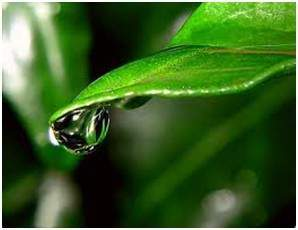
#> input picture Assignments/Task-3/22671A7385/rgb.jpg, 298 x 230 px
$ python -i app.py   (imports and definitions only)   (older library calls are emulated)
#> lines starting #> are read from the running program, lines starting #| are printed output that depends on the picture
#> further down, picture is the input picture: shape (230, 298, 3); mean B, G, R 36.1, 94.9, 57.3
"""
Streamlit Image Processing Playground
===================================

Single-file Streamlit app that demonstrates fundamental image processing operations
using OpenCV + NumPy. Users can upload an image, apply operations, and compare
Original vs Processed images side-by-side.

"""

import streamlit as st
from PIL import Image
import numpy as np
import cv2
import io
import math
import sys

# [1 line not run here, left out]

# ---------------------------- Utilities ----------------------------

def pil_to_np_rgb(pil_img: Image.Image) -> np.ndarray:
    """Return RGB numpy array."""
    return np.array(pil_img.convert("RGB"))


def np_rgb_to_pil(img_rgb: np.ndarray) -> Image.Image:
    return Image.fromarray(img_rgb.astype(np.uint8))


def bgr_to_rgb(img_bgr: np.ndarray) -> np.ndarray:
    return cv2.cvtColor(img_bgr, cv2.COLOR_BGR2RGB)


def rgb_to_bgr(img_rgb: np.ndarray) -> np.ndarray:
    return cv2.cvtColor(img_rgb, cv2.COLOR_RGB2BGR)


def ensure_odd(k):
    k = int(k)
    return k if k % 2 == 1 else k + 1


# [55 lines left out: functions get_image_info, encode_image_to_bytes, rgb_to_gray_manual, equalize_hist_color, rotate_image, not called in this run]


def scale_image(img_bgr: np.ndarray, fx: float, fy: float, interpolation=cv2.INTER_LINEAR) -> np.ndarray:
    return cv2.resize(img_bgr, None, fx=fx, fy=fy, interpolation=interpolation)


# [46 lines left out: functions translate_image, affine_transform, perspective_transform, bitwise_operation, apply_smoothing, not called in this run]


def edge_sobel(img_bgr: np.ndarray, ksize=3):
#> called with ksize = 3
    gray = cv2.cvtColor(img_bgr, cv2.COLOR_BGR2GRAY)
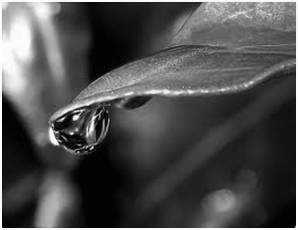
#> gray: shape (230, 298); min 0, max 255, mean 76.9
    dx = cv2.Sobel(gray, cv2.CV_64F, 1, 0, ksize=ksize)
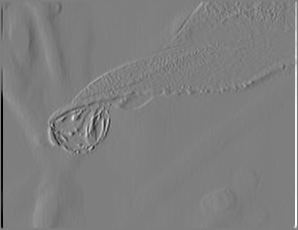
#> dx: shape (230, 298) float64; min -1003, max 1012, mean 0; drawn with min black and max white
    dy = cv2.Sobel(gray, cv2.CV_64F, 0, 1, ksize=ksize)
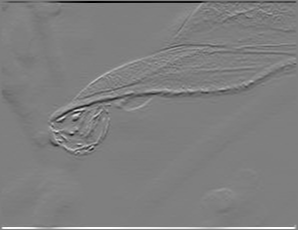
#> dy: shape (230, 298) float64; min -1002, max 1008, mean 0.1; drawn with min black and max white
    mag = np.sqrt(dx**2 + dy**2)
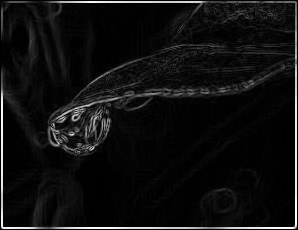
#> mag: shape (230, 298) float64; min 0, max 1012, mean 64.4; drawn with min black and max white
    mag = np.clip((mag / mag.max()) * 255, 0, 255).astype('uint8')
    return cv2.cvtColor(mag, cv2.COLOR_GRAY2BGR)


# [19 lines left out: functions edge_laplacian, morphology, not called in this run]

# Enhancement

def sharpen_image(img_bgr: np.ndarray) -> np.ndarray:
    kernel = np.array([[0, -1, 0], [-1, 5, -1], [0, -1, 0]])
    return cv2.filter2D(img_bgr, -1, kernel)

# ---------------------------- Session state init ----------------------------

# [2 lines that did not run here, left out]
# [2 lines that did not run here, left out]
# [2 lines that did not run here, left out]
# [2 lines that did not run here, left out]

# ---------------------------- Top file area (emulated menu) ----------------------------

# [36 lines not run here, left out]
second_bgr = None
# [4 lines not run here, left out]

# Choose target: apply on Original or last Processed
# [1 line that did not run here, left out]

# Categories
# [1 line that did not run here, left out]

# Parameter containers
params = {}

# [62 lines not run here, left out]

# Apply button
# [1 line that did not run here, left out]
# [1 line that did not run here, left out]

# ---------------------------- Processing logic ----------------------------

def get_active_img():
    src = st.session_state['original_bgr'] if apply_to == 'Original' else st.session_state['processed_bgr']
    return None if src is None else src.copy()

# [4 lines that did not run here, left out]

# [127 lines not run here, left out]

# ---------------------------- Main display area ----------------------------

# [1 line that did not run here, left out]
# [17 lines not run here, left out]
# [1 line that did not run here, left out]
# [42 lines not run here, left out]

# End of file

>>> import cv2
>>> picture = cv2.imread('rgb.jpg')
>>> result = edge_sobel(picture)
